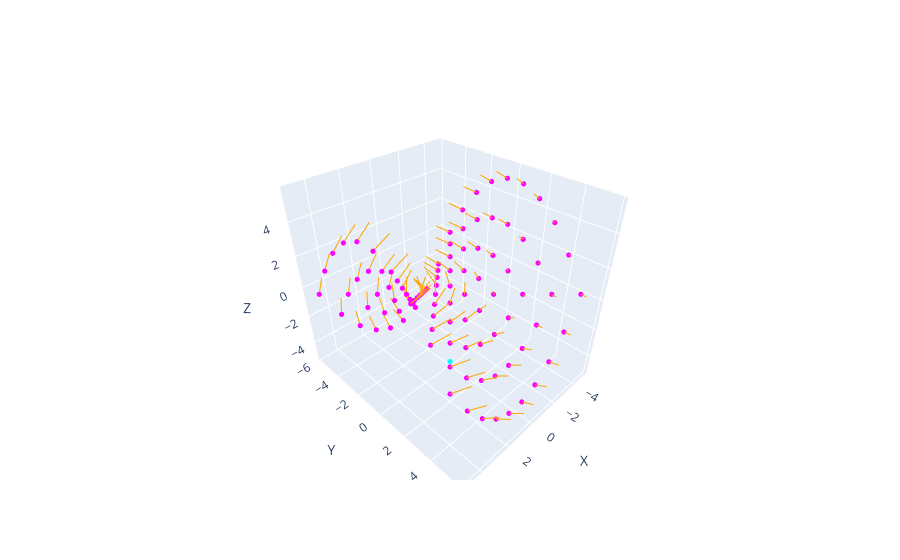

Source (notebook cell):
### Code cell
fig = new_fig()

# Ajouter les points à la figure
add_points(points, fig, 'magenta')

# Ajouter les points à la figure
add_point(center, fig, 'cyan')

# Ajouter les vecteurs normaux à la figure
for point, normal in zip(points, normals):
    add_line(point, point + normal, fig, 'orange')

fig.show()

### Figure 1 — Plotly figure (JSON) as saved in the notebook; plotly's stock layout.template omitted (floating-point values rounded to 4 significant figures)
{"data": [{"marker": {"color": "magenta", "size": 3}, "mode": "markers", "type": "scatter3d", "x": [-5], "y": [-5], "z": [0]}, {"marker": {"color": "magenta", "size": 3}, "mode": "markers", "type": "scatter3d", "x": [-3.889], "y": [-5], "z": [-2.0]}, {"marker": {"color": "magenta", "size": 3}, "mode": "markers", "type": "scatter3d", "x": [-2.778], "y": [-5], "z": [-3.5]}, {"marker": {"color": "magenta", "size": 3}, "mode": "markers", "type": "scatter3d", "x": [-1.667], "y": [-5], "z": [-4.5]}, {"marker": {"color": "magenta", "size": 3}, "mode": "markers", "type": "scatter3d", "x": [-0.5556], "y": [-5], "z": [-5]}, {"marker": {"color": "magenta", "size": 3}, "mode": "markers", "type": "scatter3d", "x": [0.5556], "y": [-5], "z": [-5]}, {"marker": {"color": "magenta", "size": 3}, "mode": "markers", "type": "scatter3d", "x": [1.667], "y": [-5], "z": [-4.5]}, {"marker": {"color": "magenta", "size": 3}, "mode": "markers", "type": "scatter3d", "x": [2.778], "y": [-5], "z": [-3.5]}, {"marker": {"color": "magenta", "size": 3}, "mode": "markers", "type": "scatter3d", "x": [3.889], "y": [-5], "z": [-2.0]}, {"marker": {"color": "magenta", "size": 3}, "mode": "markers", "type": "scatter3d", "x": [5], "y": [-5], "z": [0]}, {"marker": {"color": "magenta", "size": 3}, "mode": "markers", "type": "scatter3d", "x": [-5], "y": [-3.889], "z": [2.0]}, {"marker": {"color": "magenta", "size": 3}, "mode": "markers", "type": "scatter3d", "x": [-3.889], "y": [-3.889], "z": [0]}, {"marker": {"color": "magenta", "size": 3}, "mode": "markers", "type": "scatter3d", "x": [-2.778], "y": [-3.889], "z": [-1.5]}, {"marker": {"color": "magenta", "size": 3}, "mode": "markers", "type": "scatter3d", "x": [-1.667], "y": [-3.889], "z": [-2.5]}, {"marker": {"color": "magenta", "size": 3}, "mode": "markers", "type": "scatter3d", "x": [-0.5556], "y": [-3.889], "z": [-3]}, {"marker": {"color": "magenta", "size": 3}, "mode": "markers", "type": "scatter3d", "x": [0.5556], "y": [-3.889], "z": [-3]}, {"marker": {"color": "magenta", "size": 3}, "mode": "markers", "type": "scatter3d", "x": [1.667], "y": [-3.889], "z": [-2.5]}, {"marker": {"color": "magenta", "size": 3}, "mode": "markers", "type": "scatter3d", "x": [2.778], "y": [-3.889], "z": [-1.5]}, {"marker": {"color": "magenta", "size": 3}, "mode": "markers", "type": "scatter3d", "x": [3.889], "y": [-3.889], "z": [7.194e-16]}, {"marker": {"color": "magenta", "size": 3}, "mode": "markers", "type": "scatter3d", "x": [5], "y": [-3.889], "z": [2.0]}, {"marker": {"color": "magenta", "size": 3}, "mode": "markers", "type": "scatter3d", "x": [-5], "y": [-2.778], "z": [3.5]}, {"marker": {"color": "magenta", "size": 3}, "mode": "markers", "type": "scatter3d", "x": [-3.889], "y": [-2.778], "z": [1.5]}, {"marker": {"color": "magenta", "size": 3}, "mode": "markers", "type": "scatter3d", "x": [-2.778], "y": [-2.778], "z": [0]}, {"marker": {"color": "magenta", "size": 3}, "mode": "markers", "type": "scatter3d", "x": [-1.667], "y": [-2.778], "z": [-1.0]}, {"marker": {"color": "magenta", "size": 3}, "mode": "markers", "type": "scatter3d", "x": [-0.5556], "y": [-2.778], "z": [-1.5]}, {"marker": {"color": "magenta", "size": 3}, "mode": "markers", "type": "scatter3d", "x": [0.5556], "y": [-2.778], "z": [-1.5]}, {"marker": {"color": "magenta", "size": 3}, "mode": "markers", "type": "scatter3d", "x": [1.667], "y": [-2.778], "z": [-1.0]}, {"marker": {"color": "magenta", "size": 3}, "mode": "markers", "type": "scatter3d", "x": [2.778], "y": [-2.778], "z": [8.993e-16]}, {"marker": {"color": "magenta", "size": 3}, "mode": "markers", "type": "scatter3d", "x": [3.889], "y": [-2.778], "z": [1.5]}, {"marker": {"color": "magenta", "size": 3}, "mode": "markers", "type": "scatter3d", "x": [5], "y": [-2.778], "z": [3.5]}, {"marker": {"color": "magenta", "size": 3}, "mode": "markers", "type": "scatter3d", "x": [-5], "y": [-1.667], "z": [4.5]}, {"marker": {"color": "magenta", "size": 3}, "mode": "markers", "type": "scatter3d", "x": [-3.889], "y": [-1.667], "z": [2.5]}, {"marker": {"color": "magenta", "size": 3}, "mode": "markers", "type": "scatter3d", "x": [-2.778], "y": [-1.667], "z": [1.0]}, {"marker": {"color": "magenta", "size": 3}, "mode": "markers", "type": "scatter3d", "x": [-1.667], "y": [-1.667], "z": [0]}, {"marker": {"color": "magenta", "size": 3}, "mode": "markers", "type": "scatter3d", "x": [-0.5556], "y": [-1.667], "z": [-0.5]}, {"marker": {"color": "magenta", "size": 3}, "mode": "markers", "type": "scatter3d", "x": [0.5556], "y": [-1.667], "z": [-0.5]}, {"marker": {"color": "magenta", "size": 3}, "mode": "markers", "type": "scatter3d", "x": [1.667], "y": [-1.667], "z": [2.698e-16]}, {"marker": {"color": "magenta", "size": 3}, "mode": "markers", "type": "scatter3d", "x": [2.778], "y": [-1.667], "z": [1.0]}, {"marker": {"color": "magenta", "size": 3}, "mode": "markers", "type": "scatter3d", "x": [3.889], "y": [-1.667], "z": [2.5]}, {"marker": {"color": "magenta", "size": 3}, "mode": "markers", "type": "scatter3d", "x": [5], "y": [-1.667], "z": [4.5]}, {"marker": {"color": "magenta", "size": 3}, "mode": "markers", "type": "scatter3d", "x": [-5], "y": [-0.5556], "z": [5]}, {"marker": {"color": "magenta", "size": 3}, "mode": "markers", "type": "scatter3d", "x": [-3.889], "y": [-0.5556], "z": [3]}, {"marker": {"color": "magenta", "size": 3}, "mode": "markers", "type": "scatter3d", "x": [-2.778], "y": [-0.5556], "z": [1.5]}, {"marker": {"color": "magenta", "size": 3}, "mode": "markers", "type": "scatter3d", "x": [-1.667], "y": [-0.5556], "z": [0.5]}, {"marker": {"color": "magenta", "size": 3}, "mode": "markers", "type": "scatter3d", "x": [-0.5556], "y": [-0.5556], "z": [0]}, {"marker": {"color": "magenta", "size": 3}, "mode": "markers", "type": "scatter3d", "x": [0.5556], "y": [-0.5556], "z": [0]}, {"marker": {"color": "magenta", "size": 3}, "mode": "markers", "type": "scatter3d", "x": [1.667], "y": [-0.5556], "z": [0.5]}, {"marker": {"color": "magenta", "size": 3}, "mode": "markers", "type": "scatter3d", "x": [2.778], "y": [-0.5556], "z": [1.5]}, {"marker": {"color": "magenta", "size": 3}, "mode": "markers", "type": "scatter3d", "x": [3.889], "y": [-0.5556], "z": [3.0]}, {"marker": {"color": "magenta", "size": 3}, "mode": "markers", "type": "scatter3d", "x": [5], "y": [-0.5556], "z": [5]}, {"marker": {"color": "magenta", "size": 3}, "mode": "markers", "type": "scatter3d", "x": [-5], "y": [0.5556], "z": [5]}, {"marker": {"color": "magenta", "size": 3}, "mode": "markers", "type": "scatter3d", "x": [-3.889], "y": [0.5556], "z": [3]}, {"marker": {"color": "magenta", "size": 3}, "mode": "markers", "type": "scatter3d", "x": [-2.778], "y": [0.5556], "z": [1.5]}, {"marker": {"color": "magenta", "size": 3}, "mode": "markers", "type": "scatter3d", "x": [-1.667], "y": [0.5556], "z": [0.5]}, {"marker": {"color": "magenta", "size": 3}, "mode": "markers", "type": "scatter3d", "x": [-0.5556], "y": [0.5556], "z": [0]}, {"marker": {"color": "magenta", "size": 3}, "mode": "markers", "type": "scatter3d", "x": [0.5556], "y": [0.5556], "z": [0]}, {"marker": {"color": "magenta", "size": 3}, "mode": "markers", "type": "scatter3d", "x": [1.667], "y": [0.5556], "z": [0.5]}, {"marker": {"color": "magenta", "size": 3}, "mode": "markers", "type": "scatter3d", "x": [2.778], "y": [0.5556], "z": [1.5]}, {"marker": {"color": "magenta", "size": 3}, "mode": "markers", "type": "scatter3d", "x": [3.889], "y": [0.5556], "z": [3.0]}, {"marker": {"color": "magenta", "size": 3}, "mode": "markers", "type": "scatter3d", "x": [5], "y": [0.5556], "z": [5]}, {"marker": {"color": "magenta", "size": 3}, "mode": "markers", "type": "scatter3d", "x": [-5], "y": [1.667], "z": [4.5]}, {"marker": {"color": "magenta", "size": 3}, "mode": "markers", "type": "scatter3d", "x": [-3.889], "y": [1.667], "z": [2.5]}, {"marker": {"color": "magenta", "size": 3}, "mode": "markers", "type": "scatter3d", "x": [-2.778], "y": [1.667], "z": [1.0]}, {"marker": {"color": "magenta", "size": 3}, "mode": "markers", "type": "scatter3d", "x": [-1.667], "y": [1.667], "z": [-2.698e-16]}, {"marker": {"color": "magenta", "size": 3}, "mode": "markers", "type": "scatter3d", "x": [-0.5556], "y": [1.667], "z": [-0.5]}, {"marker": {"color": "magenta", "size": 3}, "mode": "markers", "type": "scatter3d", "x": [0.5556], "y": [1.667], "z": [-0.5]}, {"marker": {"color": "magenta", "size": 3}, "mode": "markers", "type": "scatter3d", "x": [1.667], "y": [1.667], "z": [0]}, {"marker": {"color": "magenta", "size": 3}, "mode": "markers", "type": "scatter3d", "x": [2.778], "y": [1.667], "z": [1.0]}, {"marker": {"color": "magenta", "size": 3}, "mode": "markers", "type": "scatter3d", "x": [3.889], "y": [1.667], "z": [2.5]}, {"marker": {"color": "magenta", "size": 3}, "mode": "markers", "type": "scatter3d", "x": [5], "y": [1.667], "z": [4.5]}, {"marker": {"color": "magenta", "size": 3}, "mode": "markers", "type": "scatter3d", "x": [-5], "y": [2.778], "z": [3.5]}, {"marker": {"color": "magenta", "size": 3}, "mode": "markers", "type": "scatter3d", "x": [-3.889], "y": [2.778], "z": [1.5]}, {"marker": {"color": "magenta", "size": 3}, "mode": "markers", "type": "scatter3d", "x": [-2.778], "y": [2.778], "z": [-8.993e-16]}, {"marker": {"color": "magenta", "size": 3}, "mode": "markers", "type": "scatter3d", "x": [-1.667], "y": [2.778], "z": [-1.0]}, {"marker": {"color": "magenta", "size": 3}, "mode": "markers", "type": "scatter3d", "x": [-0.5556], "y": [2.778], "z": [-1.5]}, {"marker": {"color": "magenta", "size": 3}, "mode": "markers", "type": "scatter3d", "x": [0.5556], "y": [2.778], "z": [-1.5]}, {"marker": {"color": "magenta", "size": 3}, "mode": "markers", "type": "scatter3d", "x": [1.667], "y": [2.778], "z": [-1.0]}, {"marker": {"color": "magenta", "size": 3}, "mode": "markers", "type": "scatter3d", "x": [2.778], "y": [2.778], "z": [0]}, {"marker": {"color": "magenta", "size": 3}, "mode": "markers", "type": "scatter3d", "x": [3.889], "y": [2.778], "z": [1.5]}, {"marker": {"color": "magenta", "size": 3}, "mode": "markers", "type": "scatter3d", "x": [5], "y": [2.778], "z": [3.5]}, {"marker": {"color": "magenta", "size": 3}, "mode": "markers", "type": "scatter3d", "x": [-5], "y": [3.889], "z": [2.0]}, {"marker": {"color": "magenta", "size": 3}, "mode": "markers", "type": "scatter3d", "x": [-3.889], "y": [3.889], "z": [-7.194e-16]}, {"marker": {"color": "magenta", "size": 3}, "mode": "markers", "type": "scatter3d", "x": [-2.778], "y": [3.889], "z": [-1.5]}, {"marker": {"color": "magenta", "size": 3}, "mode": "markers", "type": "scatter3d", "x": [-1.667], "y": [3.889], "z": [-2.5]}, {"marker": {"color": "magenta", "size": 3}, "mode": "markers", "type": "scatter3d", "x": [-0.5556], "y": [3.889], "z": [-3.0]}, {"marker": {"color": "magenta", "size": 3}, "mode": "markers", "type": "scatter3d", "x": [0.5556], "y": [3.889], "z": [-3.0]}, {"marker": {"color": "magenta", "size": 3}, "mode": "markers", "type": "scatter3d", "x": [1.667], "y": [3.889], "z": [-2.5]}, {"marker": {"color": "magenta", "size": 3}, "mode": "markers", "type": "scatter3d", "x": [2.778], "y": [3.889], "z": [-1.5]}, {"marker": {"color": "magenta", "size": 3}, "mode": "markers", "type": "scatter3d", "x": [3.889], "y": [3.889], "z": [0]}, {"marker": {"color": "magenta", "size": 3}, "mode": "markers", "type": "scatter3d", "x": [5], "y": [3.889], "z": [2.0]}, {"marker": {"color": "magenta", "size": 3}, "mode": "markers", "type": "scatter3d", "x": [-5], "y": [5], "z": [0]}, {"marker": {"color": "magenta", "size": 3}, "mode": "markers", "type": "scatter3d", "x": [-3.889], "y": [5], "z": [-2.0]}, {"marker": {"color": "magenta", "size": 3}, "mode": "markers", "type": "scatter3d", "x": [-2.778], "y": [5], "z": [-3.5]}, {"marker": {"color": "magenta", "size": 3}, "mode": "markers", "type": "scatter3d", "x": [-1.667], "y": [5], "z": [-4.5]}, {"marker": {"color": "magenta", "size": 3}, "mode": "markers", "type": "scatter3d", "x": [-0.5556], "y": [5], "z": [-5]}, {"marker": {"color": "magenta", "size": 3}, "mode": "markers", "type": "scatter3d", "x": [0.5556], "y": [5], "z": [-5]}, {"marker": {"color": "magenta", "size": 3}, "mode": "markers", "type": "scatter3d", "x": [1.667], "y": [5], "z": [-4.5]}, {"marker": {"color": "magenta", "size": 3}, "mode": "markers", "type": "scatter3d", "x": [2.778], "y": [5], "z": [-3.5]}, {"marker": {"color": "magenta", "size": 3}, "mode": "markers", "type": "scatter3d", "x": [3.889], "y": [5], "z": [-2.0]}, {"marker": {"color": "magenta", "size": 3}, "mode": "markers", "type": "scatter3d", "x": [5], "y": [5], "z": [0]}, {"marker": {"color": "cyan", "size": 3}, "mode": "markers", "type": "scatter3d", "x": [0], "y": [0], "z": [-5]}, {"line": {"color": "orange", "width": 2}, "mode": "lines", "type": "scatter3d", "x": [-5, -4.369], "y": [-5, -5.631], "z": [0, 0.4526]}, {"line": {"color": "orange", "width": 2}, "mode": "lines", "type": "scatter3d", "x": [-3.889, -3.377], "y": [-5, -5.692], "z": [-2.0, -1.492]}, {"line": {"color": "orange", "width": 2}, "mode": "lines", "type": "scatter3d", "x": [-2.778, -2.462], "y": [-5, -5.802], "z": [-3.5, -2.993]}, {"line": {"color": "orange", "width": 2}, "mode": "lines", "type": "scatter3d", "x": [-1.667, -1.525], "y": [-5, -5.812], "z": [-4.5, -3.934]}, {"line": {"color": "orange", "width": 2}, "mode": "lines", "type": "scatter3d", "x": [-0.5556, -0.4186], "y": [-5, -5.816], "z": [-5, -4.439]}, {"line": {"color": "orange", "width": 2}, "mode": "lines", "type": "scatter3d", "x": [0.5556, 0.4186], "y": [-5, -5.816], "z": [-5, -4.439]}, {"line": {"color": "orange", "width": 2}, "mode": "lines", "type": "scatter3d", "x": [1.667, 1.525], "y": [-5, -5.812], "z": [-4.5, -3.934]}, {"line": {"color": "orange", "width": 2}, "mode": "lines", "type": "scatter3d", "x": [2.778, 2.462], "y": [-5, -5.802], "z": [-3.5, -2.993]}, {"line": {"color": "orange", "width": 2}, "mode": "lines", "type": "scatter3d", "x": [3.889, 3.377], "y": [-5, -5.692], "z": [-2.0, -1.492]}, {"line": {"color": "orange", "width": 2}, "mode": "lines", "type": "scatter3d", "x": [5, 4.369], "y": [-5, -5.631], "z": [0, 0.4526]}, {"line": {"color": "orange", "width": 2}, "mode": "lines", "type": "scatter3d", "x": [-5, -4.308], "y": [-3.889, -4.401], "z": [2.0, 2.508]}, {"line": {"color": "orange", "width": 2}, "mode": "lines", "type": "scatter3d", "x": [-3.889, -3.258], "y": [-3.889, -4.519], "z": [0, 0.4526]}, {"line": {"color": "orange", "width": 2}, "mode": "lines", "type": "scatter3d", "x": [-2.778, -2.271], "y": [-3.889, -4.586], "z": [-1.5, -0.9932]}, {"line": {"color": "orange", "width": 2}, "mode": "lines", "type": "scatter3d", "x": [-1.667, -1.393], "y": [-3.889, -4.656], "z": [-2.5, -1.92]}, {"line": {"color": "orange", "width": 2}, "mode": "lines", "type": "scatter3d", "x": [-0.5556, -0.5535], "y": [-3.889, -4.698], "z": [-3, -2.412]}, {"line": {"color": "orange", "width": 2}, "mode": "lines", "type": "scatter3d", "x": [0.5556, 0.5535], "y": [-3.889, -4.698], "z": [-3, -2.412]}, {"line": {"color": "orange", "width": 2}, "mode": "lines", "type": "scatter3d", "x": [1.667, 1.393], "y": [-3.889, -4.656], "z": [-2.5, -1.92]}, {"line": {"color": "orange", "width": 2}, "mode": "lines", "type": "scatter3d", "x": [2.778, 2.271], "y": [-3.889, -4.586], "z": [-1.5, -0.9932]}, {"line": {"color": "orange", "width": 2}, "mode": "lines", "type": "scatter3d", "x": [3.889, 3.258], "y": [-3.889, -4.519], "z": [7.194e-16, 0.4526]}, {"line": {"color": "orange", "width": 2}, "mode": "lines", "type": "scatter3d", "x": [5, 4.308], "y": [-3.889, -4.401], "z": [2.0, 2.508]}, {"line": {"color": "orange", "width": 2}, "mode": "lines", "type": "scatter3d", "x": [-5, -4.198], "y": [-2.778, -3.094], "z": [3.5, 4.007]}, {"line": {"color": "orange", "width": 2}, "mode": "lines", "type": "scatter3d", "x": [-3.889, -3.192], "y": [-2.778, -3.285], "z": [1.5, 2.007]}, {"line": {"color": "orange", "width": 2}, "mode": "lines", "type": "scatter3d", "x": [-2.778, -2.164], "y": [-2.778, -3.391], "z": [0, 0.4976]}, {"line": {"color": "orange", "width": 2}, "mode": "lines", "type": "scatter3d", "x": [-1.667, -1.258], "y": [-2.778, -3.453], "z": [-1.0, -0.3851]}, {"line": {"color": "orange", "width": 2}, "mode": "lines", "type": "scatter3d", "x": [-0.5556, -0.4299], "y": [-2.778, -3.514], "z": [-1.5, -0.8345]}, {"line": {"color": "orange", "width": 2}, "mode": "lines", "type": "scatter3d", "x": [0.5556, 0.4299], "y": [-2.778, -3.514], "z": [-1.5, -0.8345]}, {"line": {"color": "orange", "width": 2}, "mode": "lines", "type": "scatter3d", "x": [1.667, 1.258], "y": [-2.778, -3.453], "z": [-1.0, -0.3851]}, {"line": {"color": "orange", "width": 2}, "mode": "lines", "type": "scatter3d", "x": [2.778, 2.164], "y": [-2.778, -3.391], "z": [8.993e-16, 0.4976]}, {"line": {"color": "orange", "width": 2}, "mode": "lines", "type": "scatter3d", "x": [3.889, 3.192], "y": [-2.778, -3.285], "z": [1.5, 2.007]}, {"line": {"color": "orange", "width": 2}, "mode": "lines", "type": "scatter3d", "x": [5, 4.198], "y": [-2.778, -3.094], "z": [3.5, 4.007]}, {"line": {"color": "orange", "width": 2}, "mode": "lines", "type": "scatter3d", "x": [-5, -4.188], "y": [-1.667, -1.809], "z": [4.5, 5.066]}, {"line": {"color": "orange", "width": 2}, "mode": "lines", "type": "scatter3d", "x": [-3.889, -3.122], "y": [-1.667, -1.941], "z": [2.5, 3.08]}, {"line": {"color": "orange", "width": 2}, "mode": "lines", "type": "scatter3d", "x": [-2.778, -2.103], "y": [-1.667, -2.075], "z": [1.0, 1.615]}, {"line": {"color": "orange", "width": 2}, "mode": "lines", "type": "scatter3d", "x": [-1.667, -1.136], "y": [-1.667, -2.197], "z": [0, 0.6615]}, {"line": {"color": "orange", "width": 2}, "mode": "lines", "type": "scatter3d", "x": [-0.5556, -0.3711], "y": [-1.667, -2.26], "z": [-0.5, 0.2838]}, {"line": {"color": "orange", "width": 2}, "mode": "lines", "type": "scatter3d", "x": [0.5556, 0.3711], "y": [-1.667, -2.26], "z": [-0.5, 0.2838]}, {"line": {"color": "orange", "width": 2}, "mode": "lines", "type": "scatter3d", "x": [1.667, 1.136], "y": [-1.667, -2.197], "z": [2.698e-16, 0.6615]}, {"line": {"color": "orange", "width": 2}, "mode": "lines", "type": "scatter3d", "x": [2.778, 2.103], "y": [-1.667, -2.075], "z": [1.0, 1.615]}, {"line": {"color": "orange", "width": 2}, "mode": "lines", "type": "scatter3d", "x": [3.889, 3.122], "y": [-1.667, -1.941], "z": [2.5, 3.08]}, {"line": {"color": "orange", "width": 2}, "mode": "lines", "type": "scatter3d", "x": [5, 4.188], "y": [-1.667, -1.809], "z": [4.5, 5.066]}, {"line": {"color": "orange", "width": 2}, "mode": "lines", "type": "scatter3d", "x": [-5, -4.184], "y": [-0.5556, -0.6926], "z": [5, 5.561]}, {"line": {"color": "orange", "width": 2}, "mode": "lines", "type": "scatter3d", "x": [-3.889, -3.08], "y": [-0.5556, -0.5576], "z": [3, 3.588]}, {"line": {"color": "orange", "width": 2}, "mode": "lines", "type": "scatter3d", "x": [-2.778, -2.042], "y": [-0.5556, -0.6812], "z": [1.5, 2.166]}, {"line": {"color": "orange", "width": 2}, "mode": "lines", "type": "scatter3d", "x": [-1.667, -1.074], "y": [-0.5556, -0.7401], "z": [0.5, 1.284]}, {"line": {"color": "orange", "width": 2}, "mode": "lines", "type": "scatter3d", "x": [-0.5556, -0.3765], "y": [-0.5556, -0.7346], "z": [0, 0.9674]}, {"line": {"color": "orange", "width": 2}, "mode": "lines", "type": "scatter3d", "x": [0.5556, 0.3765], "y": [-0.5556, -0.7346], "z": [0, 0.9674]}, {"line": {"color": "orange", "width": 2}, "mode": "lines", "type": "scatter3d", "x": [1.667, 1.074], "y": [-0.5556, -0.7401], "z": [0.5, 1.284]}, {"line": {"color": "orange", "width": 2}, "mode": "lines", "type": "scatter3d", "x": [2.778, 2.042], "y": [-0.5556, -0.6812], "z": [1.5, 2.166]}, {"line": {"color": "orange", "width": 2}, "mode": "lines", "type": "scatter3d", "x": [3.889, 3.08], "y": [-0.5556, -0.5576], "z": [3.0, 3.588]}, {"line": {"color": "orange", "width": 2}, "mode": "lines", "type": "scatter3d", "x": [5, 4.184], "y": [-0.5556, -0.6926], "z": [5, 5.561]}, {"line": {"color": "orange", "width": 2}, "mode": "lines", "type": "scatter3d", "x": [-5, -4.184], "y": [0.5556, 0.6926], "z": [5, 5.561]}, {"line": {"color": "orange", "width": 2}, "mode": "lines", "type": "scatter3d", "x": [-3.889, -3.08], "y": [0.5556, 0.5576], "z": [3, 3.588]}, {"line": {"color": "orange", "width": 2}, "mode": "lines", "type": "scatter3d", "x": [-2.778, -2.042], "y": [0.5556, 0.6812], "z": [1.5, 2.166]}, {"line": {"color": "orange", "width": 2}, "mode": "lines", "type": "scatter3d", "x": [-1.667, -1.074], "y": [0.5556, 0.7401], "z": [0.5, 1.284]}, {"line": {"color": "orange", "width": 2}, "mode": "lines", "type": "scatter3d", "x": [-0.5556, -0.3765], "y": [0.5556, 0.7346], "z": [0, 0.9674]}, {"line": {"color": "orange", "width": 2}, "mode": "lines", "type": "scatter3d", "x": [0.5556, 0.3765], "y": [0.5556, 0.7346], "z": [0, 0.9674]}, {"line": {"color": "orange", "width": 2}, "mode": "lines", "type": "scatter3d", "x": [1.667, 1.074], "y": [0.5556, 0.7401], "z": [0.5, 1.284]}, {"line": {"color": "orange", "width": 2}, "mode": "lines", "type": "scatter3d", "x": [2.778, 2.042], "y": [0.5556, 0.6812], "z": [1.5, 2.166]}, {"line": {"color": "orange", "width": 2}, "mode": "lines", "type": "scatter3d", "x": [3.889, 3.08], "y": [0.5556, 0.5576], "z": [3.0, 3.588]}, {"line": {"color": "orange", "width": 2}, "mode": "lines", "type": "scatter3d", "x": [5, 4.184], "y": [0.5556, 0.6926], "z": [5, 5.561]}, {"line": {"color": "orange", "width": 2}, "mode": "lines", "type": "scatter3d", "x": [-5, -4.188], "y": [1.667, 1.809], "z": [4.5, 5.066]}, {"line": {"color": "orange", "width": 2}, "mode": "lines", "type": "scatter3d", "x": [-3.889, -3.122], "y": [1.667, 1.941], "z": [2.5, 3.08]}, {"line": {"color": "orange", "width": 2}, "mode": "lines", "type": "scatter3d", "x": [-2.778, -2.103], "y": [1.667, 2.075], "z": [1.0, 1.615]}, {"line": {"color": "orange", "width": 2}, "mode": "lines", "type": "scatter3d", "x": [-1.667, -1.136], "y": [1.667, 2.197], "z": [-2.698e-16, 0.6615]}, {"line": {"color": "orange", "width": 2}, "mode": "lines", "type": "scatter3d", "x": [-0.5556, -0.3711], "y": [1.667, 2.26], "z": [-0.5, 0.2838]}, {"line": {"color": "orange", "width": 2}, "mode": "lines", "type": "scatter3d", "x": [0.5556, 0.3711], "y": [1.667, 2.26], "z": [-0.5, 0.2838]}, {"line": {"color": "orange", "width": 2}, "mode": "lines", "type": "scatter3d", "x": [1.667, 1.136], "y": [1.667, 2.197], "z": [0, 0.6615]}, {"line": {"color": "orange", "width": 2}, "mode": "lines", "type": "scatter3d", "x": [2.778, 2.103], "y": [1.667, 2.075], "z": [1.0, 1.615]}, {"line": {"color": "orange", "width": 2}, "mode": "lines", "type": "scatter3d", "x": [3.889, 3.122], "y": [1.667, 1.941], "z": [2.5, 3.08]}, {"line": {"color": "orange", "width": 2}, "mode": "lines", "type": "scatter3d", "x": [5, 4.188], "y": [1.667, 1.809], "z": [4.5, 5.066]}, {"line": {"color": "orange", "width": 2}, "mode": "lines", "type": "scatter3d", "x": [-5, -4.198], "y": [2.778, 3.094], "z": [3.5, 4.007]}, {"line": {"color": "orange", "width": 2}, "mode": "lines", "type": "scatter3d", "x": [-3.889, -3.192], "y": [2.778, 3.285], "z": [1.5, 2.007]}, {"line": {"color": "orange", "width": 2}, "mode": "lines", "type": "scatter3d", "x": [-2.778, -2.164], "y": [2.778, 3.391], "z": [-8.993e-16, 0.4976]}, {"line": {"color": "orange", "width": 2}, "mode": "lines", "type": "scatter3d", "x": [-1.667, -1.258], "y": [2.778, 3.453], "z": [-1.0, -0.3851]}, {"line": {"color": "orange", "width": 2}, "mode": "lines", "type": "scatter3d", "x": [-0.5556, -0.4299], "y": [2.778, 3.514], "z": [-1.5, -0.8345]}, {"line": {"color": "orange", "width": 2}, "mode": "lines", "type": "scatter3d", "x": [0.5556, 0.4299], "y": [2.778, 3.514], "z": [-1.5, -0.8345]}, {"line": {"color": "orange", "width": 2}, "mode": "lines", "type": "scatter3d", "x": [1.667, 1.258], "y": [2.778, 3.453], "z": [-1.0, -0.3851]}, {"line": {"color": "orange", "width": 2}, "mode": "lines", "type": "scatter3d", "x": [2.778, 2.164], "y": [2.778, 3.391], "z": [0, 0.4976]}, {"line": {"color": "orange", "width": 2}, "mode": "lines", "type": "scatter3d", "x": [3.889, 3.192], "y": [2.778, 3.285], "z": [1.5, 2.007]}, {"line": {"color": "orange", "width": 2}, "mode": "lines", "type": "scatter3d", "x": [5, 4.198], "y": [2.778, 3.094], "z": [3.5, 4.007]}, {"line": {"color": "orange", "width": 2}, "mode": "lines", "type": "scatter3d", "x": [-5, -4.308], "y": [3.889, 4.401], "z": [2.0, 2.508]}, {"line": {"color": "orange", "width": 2}, "mode": "lines", "type": "scatter3d", "x": [-3.889, -3.258], "y": [3.889, 4.519], "z": [-7.194e-16, 0.4526]}, {"line": {"color": "orange", "width": 2}, "mode": "lines", "type": "scatter3d", "x": [-2.778, -2.271], "y": [3.889, 4.586], "z": [-1.5, -0.9932]}, {"line": {"color": "orange", "width": 2}, "mode": "lines", "type": "scatter3d", "x": [-1.667, -1.393], "y": [3.889, 4.656], "z": [-2.5, -1.92]}, {"line": {"color": "orange", "width": 2}, "mode": "lines", "type": "scatter3d", "x": [-0.5556, -0.5535], "y": [3.889, 4.698], "z": [-3.0, -2.412]}, {"line": {"color": "orange", "width": 2}, "mode": "lines", "type": "scatter3d", "x": [0.5556, 0.5535], "y": [3.889, 4.698], "z": [-3.0, -2.412]}, {"line": {"color": "orange", "width": 2}, "mode": "lines", "type": "scatter3d", "x": [1.667, 1.393], "y": [3.889, 4.656], "z": [-2.5, -1.92]}, {"line": {"color": "orange", "width": 2}, "mode": "lines", "type": "scatter3d", "x": [2.778, 2.271], "y": [3.889, 4.586], "z": [-1.5, -0.9932]}, {"line": {"color": "orange", "width": 2}, "mode": "lines", "type": "scatter3d", "x": [3.889, 3.258], "y": [3.889, 4.519], "z": [0, 0.4526]}, {"line": {"color": "orange", "width": 2}, "mode": "lines", "type": "scatter3d", "x": [5, 4.308], "y": [3.889, 4.401], "z": [2.0, 2.508]}, {"line": {"color": "orange", "width": 2}, "mode": "lines", "type": "scatter3d", "x": [-5, -4.369], "y": [5, 5.631], "z": [0, 0.4526]}, {"line": {"color": "orange", "width": 2}, "mode": "lines", "type": "scatter3d", "x": [-3.889, -3.377], "y": [5, 5.692], "z": [-2.0, -1.492]}, {"line": {"color": "orange", "width": 2}, "mode": "lines", "type": "scatter3d", "x": [-2.778, -2.462], "y": [5, 5.802], "z": [-3.5, -2.993]}, {"line": {"color": "orange", "width": 2}, "mode": "lines", "type": "scatter3d", "x": [-1.667, -1.525], "y": [5, 5.812], "z": [-4.5, -3.934]}, {"line": {"color": "orange", "width": 2}, "mode": "lines", "type": "scatter3d", "x": [-0.5556, -0.4186], "y": [5, 5.816], "z": [-5, -4.439]}, {"line": {"color": "orange", "width": 2}, "mode": "lines", "type": "scatter3d", "x": [0.5556, 0.4186], "y": [5, 5.816], "z": [-5, -4.439]}, {"line": {"color": "orange", "width": 2}, "mode": "lines", "type": "scatter3d", "x": [1.667, 1.525], "y": [5, 5.812], "z": [-4.5, -3.934]}, {"line": {"color": "orange", "width": 2}, "mode": "lines", "type": "scatter3d", "x": [2.778, 2.462], "y": [5, 5.802], "z": [-3.5, -2.993]}, {"line": {"color": "orange", "width": 2}, "mode": "lines", "type": "scatter3d", "x": [3.889, 3.377], "y": [5, 5.692], "z": [-2.0, -1.492]}, {"line": {"color": "orange", "width": 2}, "mode": "lines", "type": "scatter3d", "x": [5, 4.369], "y": [5, 5.631], "z": [0, 0.4526]}], "layout": {"scene": {"aspectmode": "data", "xaxis": {"title": {"text": "X"}}, "yaxis": {"title": {"text": "Y"}}, "zaxis": {"title": {"text": "Z"}}}, "showlegend": false}}
